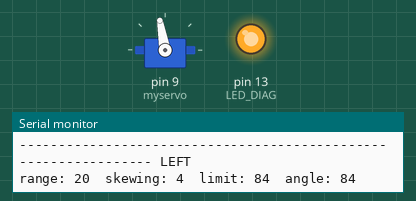
Simulated run of this sketch. Board: Arduino Uno, built with avr-gcc and run on an emulated ATmega328P. Shown: servo, output pins drawn as LEDs (lit = HIGH), the last lines printed to the serial monitor. Random numbers use the default seed unless the sketch sets one.

Above: at 7.9 s.
At 36.3 s:
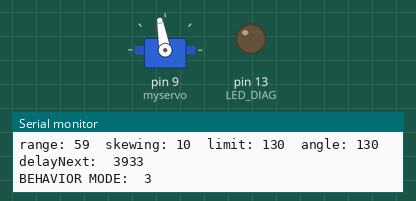
Timing chart, 0 to 43.0 s (numbered marks = the images above):
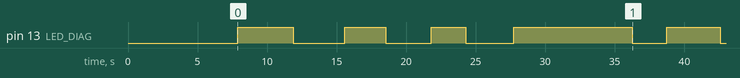

Measured:
- by itself, pin 13 (LED_DIAG): LOW → HIGH at 7.9 s, → LOW 4.0 s later, → HIGH 3.7 s later, → LOW 2.9 s later, … (10 changes in this stretch)

The sketch:

servo-turning-sine-wave.ino
```cpp
//-*- C -*-

#include <Math.h>
#include <Servo.h>

// multiply by degrees to get radians
//
const double RADIANS_PER_DEGREE = 0.0174532925;

const int LEFT_LIMIT = 80;
const int RIGHT_LIMIT = 140;

// milliseconds to wait between servo movement: when servo is gently oscillating
const int GENTLE_DELAY = 100;

// milliseconds to wait between servo movement: when servo is shaking back & forth
const int SHAKE_DELAY = 10;

// maximum servo movement per iteration
const int ANGLE_INCREMENT = 5;

// milliseconds to wait at one end point before reversing rotation
const int TURN_AROUND_DELAY = 10;

// number of degrees to shake servo on each side of center
const int SHAKE_OFFSET_ANGLE = 25;

// infra red motion detectors
const int IR_LEFT = 3;
const int IR_RIGHT = 5;

// diagnostic LED
const int LED_DIAG = 13;

//
// GLOBALS
//

Servo myservo;  // create servo object to control a servo
                // a maximum of eight servo objects can be created

int currAngle = 100;

void setup()
{
  myservo.attach(9);   // attaches the servo on pin 9 to the servo object
  myservo.write(currAngle);

  // initialize diagnostic LED
  pinMode(LED_DIAG, OUTPUT);

  Serial.begin(9600);  // open the serial port at 9600 bps:

  // initialize IR detectors
  pinMode(IR_LEFT, INPUT);
  pinMode(IR_RIGHT, INPUT);

  delay(3000);         // wait long enough to open Serial console
}

void loop()
{
  // randomly determine which behavior
  int behaviorMode = random(4);
  Serial.print("BEHAVIOR MODE:\t");
  Serial.println(behaviorMode);

  switch (behaviorMode) {

    case 0:
      currAngle = shakeServo(currAngle, random(2, 4));
      break;

    default:
      currAngle = oscillateGently(currAngle, random(3, 6));
      break;

  }

  // wait random seconds until next loop
  int delayNext = random(1000, 5000);
  Serial.print("delayNext:\t");
  Serial.println(delayNext);

  delay(delayNext);
}

int oscillateGently(int angle, int numOscillations)
{
  int range;
  int skew;
  int limit;

  for (int ii = 0; ii < numOscillations ; ii += 1) {
    delay(random(1500, 3000));

    digitalWrite(LED_DIAG, LOW);    // turn the LED off by making the voltage LOW
    range = angle - LEFT_LIMIT;
    skew = random(random(range));
    limit = LEFT_LIMIT + skew;
    angle = turnServo(myservo, angle, limit, GENTLE_DELAY);

    Serial.println("---------------------------------------------------------------- LEFT");
    Serial.print("range: ");
    Serial.print(range);
    Serial.print("\tskewing: ");
    Serial.print(skew);
    Serial.print("\tlimit: ");
    Serial.print(limit);
    Serial.print("\tangle: ");
    Serial.println(angle);

    delay(random(1500, 3000));

    digitalWrite(LED_DIAG, HIGH);   // turn the LED on (HIGH is the voltage level)
    range = RIGHT_LIMIT - angle;
    skew = random(random(range));
    limit = RIGHT_LIMIT - skew;
    angle = turnServo(myservo, angle, limit, GENTLE_DELAY);

    Serial.println("---------------------------------------------------------------- RIGHT");
    Serial.print("range: ");
    Serial.print(range);
    Serial.print("\tskewing: ");
    Serial.print(skew);
    Serial.print("\tlimit: ");
    Serial.print(limit);
    Serial.print("\tangle: ");
    Serial.println(angle);
  }

  return angle;
}

int turnServo(Servo servo, int startAngle, int endAngle, int delayTime)
{
  int angle = startAngle;

  // turn right
  if (startAngle < endAngle) {
    while (angle < endAngle)
    {
      //      Serial.print("RIGHT:\t");
      //      Serial.println(angle);

      servo.write(angle);         // tell servo to go to position in variable 'angle'
      delay(delayTime);           // waits for the servo to reach the position

      angle += calcDeltaAngle(angle, startAngle, endAngle, ANGLE_INCREMENT);
    }
  }
  // turn left
  else if (startAngle > endAngle) {
    while (angle > endAngle)
    {
      //      Serial.print("LEFT:\t");
      //      Serial.println(angle);

      servo.write(angle);         // tell servo to go to position in variable 'angle'
      delay(delayTime);           // waits for the servo to reach the position

      // note decrement instead of increment
      angle -= calcDeltaAngle(angle, endAngle, startAngle, ANGLE_INCREMENT);
    }
  }
  // don't turn
  else {
    Serial.print("NO OP:\t");
    Serial.println(angle);
  }

  return angle;
}

// Rotate servo 'numShakes' back & forth, starting at 'startAngle'.
// Returns final angle of head
//
int shakeServo(int startAngle, int numShakes)
{
  int rightEnd = startAngle + SHAKE_OFFSET_ANGLE;
  int leftEnd = startAngle - SHAKE_OFFSET_ANGLE;

  turnServo(myservo, startAngle, leftEnd, SHAKE_DELAY);
  for (int ii = 0; ii < numShakes ; ii++)
  {
    turnServo(myservo, leftEnd, rightEnd, SHAKE_DELAY);
    turnServo(myservo, rightEnd, leftEnd, SHAKE_DELAY);
  }
  turnServo(myservo, leftEnd,  startAngle, SHAKE_DELAY);

  return startAngle;
}

int calcDeltaAngle(int angle, int startAngle, int endAngle, int maxAngleIncrement)
{
  // normal half circle is 180 degrees
  const double wholeRange = 180.0;

  // amount to rotate head depends on where it is: more in the
  // middle, & less at the ends. AKA sine wave.
  int currRange = endAngle - startAngle;
  double rangeRatio = wholeRange / currRange;
  int offsetAngle = angle - startAngle;
  double normalizedOffset = rangeRatio * offsetAngle;

  double rad = normalizedOffset * RADIANS_PER_DEGREE;
  double sineValue = sin(rad);
  int increAngle = ceil(0.1 + maxAngleIncrement * sineValue);

  /*
  Serial.print(angle);
  Serial.print("\t");
  Serial.print(increAngle);
  Serial.println("");
  */

  return increAngle;
}
```
